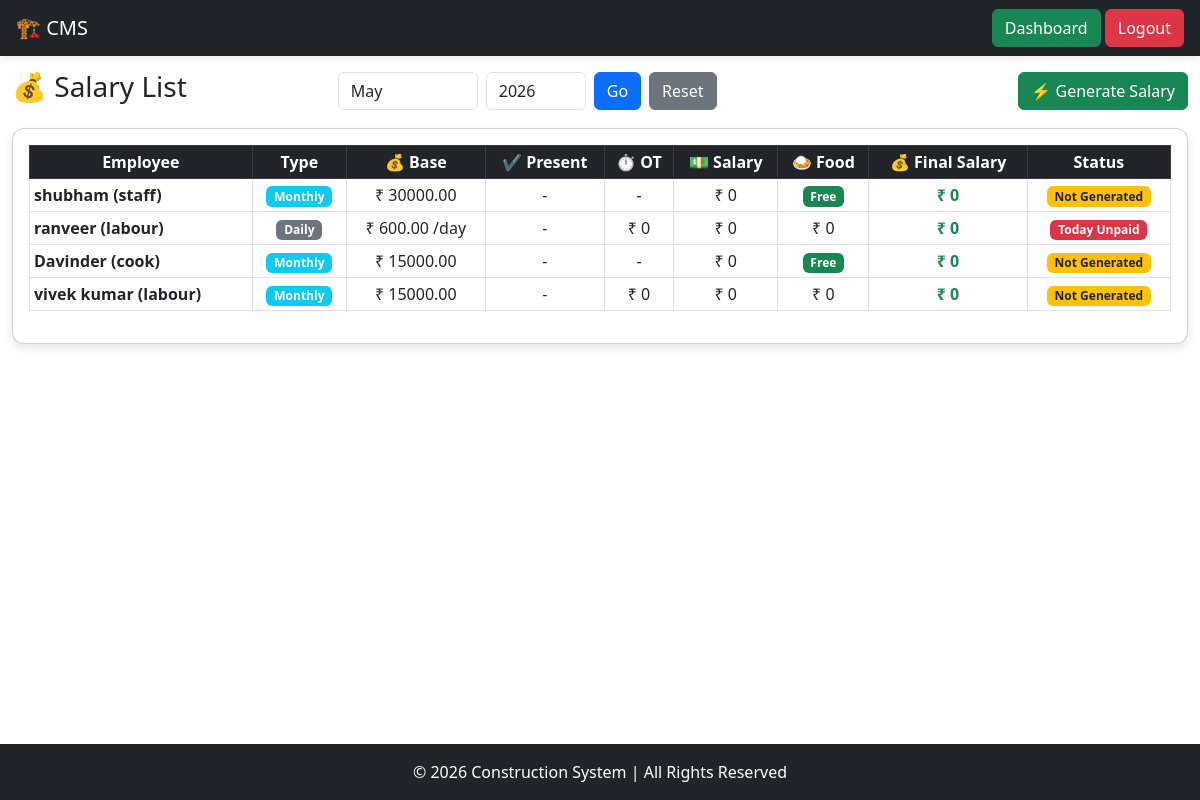
The app's page /salary/list/ (signed in) with its own data.
### mainapp/models.py (models this page shows, shortened)
class Employee(models.Model):
    EMPLOYEE_TYPE = (
        ('labour', 'Labour'),
        ('staff', 'Staff'),
        ('cook', 'Cook'),
    )
    SALARY_TYPE = (
        ('daily', 'Daily'),
        ('monthly', 'Monthly'),
    )
    name = models.CharField(max_length=255)
    phone = models.CharField(max_length=15, blank=True, null=True)
    employee_type = models.CharField(max_length=20, choices=EMPLOYEE_TYPE)
    salary_type = models.CharField(max_length=20, choices=SALARY_TYPE)
    daily_wage = models.DecimalField(max_digits=10, decimal_places=2, default=0)
    monthly_salary = models.DecimalField(max_digits=10, decimal_places=2, default=0)
    food_deduction = models.BooleanField(default=True)
    food_rate = models.DecimalField(max_digits=10, decimal_places=2, default=50)
    overtime_rate = models.DecimalField(max_digits=10, decimal_places=2, default=0)
    is_active = models.BooleanField(default=True)

### mainapp/views.py (the view)
# urls.py: path('salary/list/', salary_list, name='salary_list'),
@login_required
def salary_list(request):
    today = date.today()
    month = int(request.GET.get('month', today.month))
    year = int(request.GET.get('year', today.year))
    month_names = [
        "January", "February", "March", "April", "May", "June",
        "July", "August", "September", "October", "November", "December"
    ]
    employees = Employee.objects.filter(is_active=True)
    salary_qs = Salary.objects.filter(month=month, year=year)
    salary_dict = {s.employee_id: s for s in salary_qs}
    daily_paid_ids = set(
        DailyLabourPayment.objects.filter(date=today)
        .values_list('employee_id', flat=True)
    )
    return render(request, 'salary/salary_list.html', {
        'employees': employees,
        'salary_dict': salary_dict,
        'daily_paid_ids': daily_paid_ids,  # 👈 NEW
        'month': month,
        'year': year,
        'month_names': month_names
    })

### mainapp/templatetags/custom_tags.py (called while the page is built)
@register.filter
def get_item(dictionary, key):
    return dictionary.get(key)

### mainapp/templates/salary/salary_list.html (shortened to what this page needs)
{% extends "base.html" %}
{% load custom_tags %}
{% block body %}
<div class="main-content">
<div class="container-fluid">
    <div class="d-flex align-items-center mb-3 flex-wrap">
        <div>
            <h3>💰 Salary List</h3>
        </div>
        <div class="mx-auto d-flex gap-2">
            <form method="GET" class="d-flex gap-2">
                <select name="month" class="form-control" style="width:140px;">
                    {% for m in month_names %}
                        <option value="{{ forloop.counter }}"
                        {% if month == forloop.counter %}selected{% endif %}>
                            {{ m }}
                        </option>
                    {% endfor %}
                </select>
                <input type="number" name="year" value="{{ year }}"
                    class="form-control" style="width:100px;">
                <button class="btn btn-primary">Go</button>
            </form>
            <a href="/salary/list/" class="btn btn-secondary">
                Reset
            </a>
        </div>
        <div class="ms-auto d-flex gap-2">
            <a href="/salary/generate/?month={{ month }}&year={{ year }}"
            class="btn btn-success">
                ⚡ Generate Salary
            </a>
        </div>
    </div>
    <div class="card p-3">
        <div class="table-responsive">
            <table class="table table-bordered table-sm text-center">
                <thead class="table-dark">
                    <tr>
                        <th>Employee</th>
                        <th>Type</th>
                        <th>💰 Base</th>
                        <th>✔ Present</th>
                        <th>⏱ OT</th>
                        <th>💵 Salary</th>
                        <th>🍛 Food</th>
                        <th>💰 Final Salary</th>
                        <th>Status</th>
                    </tr>
                </thead>
                <tbody>
                    {% for emp in employees %}
                    {% with s=salary_dict|get_item:emp.id %}
                    <tr>
                        <td class="text-start fw-bold">
                            {{ emp.name }} ({{ emp.employee_type }})
                        </td>
                        <td>
                            {% if emp.salary_type == 'monthly' %}
                                <span class="badge bg-info">Monthly</span>
                            {% else %}
                                <span class="badge bg-secondary">Daily</span>
                            {% endif %}
                        </td>
                        <td>
                            {% if emp.salary_type == 'monthly' %}
                                ₹ {{ emp.monthly_salary }}
                            {% else %}
                                ₹ {{ emp.daily_wage }} /day
                            {% endif %}
                        </td>
                        <td>
                            {{ s.present_days|default:"-" }}
                        </td>
                        <td>
                            {% if emp.employee_type == 'labour' %}
                                ₹ {{ s.overtime_amount|default:0 }}
                            {% else %}
                                -
                            {% endif %}
                        </td>
                        <td>
                            ₹ {{ s.total_salary|default:0 }}
                        </td>
                        <td>
                            {% if not emp.food_deduction %}
                                <span class="badge bg-success">Free</span>
                            {% else %}
                                ₹ {{ s.food_deduction|default:0 }}
                            {% endif %}
                        </td>
                        <td class="fw-bold text-success">
                            ₹ {{ s.final_salary|default:0 }}
                        </td>
                        <td>
                            {% if emp.salary_type == 'daily' %}
                                {% if emp.id in daily_paid_ids %}
                                    <span class="badge bg-success">Today Paid</span>
                                {% else %}
                                    <span class="badge bg-danger">Today Unpaid</span>
                                {% endif %}
                            {% else %}
                                {% if s %}
                                    {% if s.is_paid %}
                                        <span class="badge bg-success">Paid</span>
                                    {% else %}
                                        <a href="{% url 'toggle_salary_status' s.id %}"
                                        class="badge bg-danger text-decoration-none">
                                            Unpaid
                                        </a>
                                    {% endif %}
                                {% else %}
                                    <span class="badge bg-warning text-dark">Not Generated</span>
                                {% endif %}
                            {% endif %}
                        </td>
                    </tr>
                    {% endwith %}
                    {% endfor %}
                </tbody>
            </table>
        </div>
    </div>
</div>
</div>
{% endblock %}

### mainapp/templates/base.html (style rules this page uses)
html, body { height: 100%; }
body { display: flex; flex-direction: column; }
.card { border-radius: 12px; box-shadow: 0 4px 10px rgba(0,0,0,0.1); transition: 0.3s; }

### mainapp/templates/salary/salary_list.html (style rules this page uses)
.table-responsive { overflow-x: auto; }
.main-content { flex: 1; padding-top: 70px; }
thead th { position: sticky; top: 0; z-index: 2; }
td:first-child, th:first-child { position: sticky; left: 0; background: white; z-index: 1; }
thead th:first-child { z-index: 3; background: #212529; color: white; }

### records on screen
Employee: name "shubham", employee_type "staff", salary_type "Monthly", monthly_salary "30000.00", present_days "-", total_salary "0", food_deduction "Free", final_salary "0"
Employee: name "ranveer", employee_type "labour", salary_type "Daily", daily_wage "600.00", present_days "-", overtime_amount "0", total_salary "0", food_deduction "0", final_salary "0"
Employee: name "Davinder", employee_type "cook", salary_type "Monthly", monthly_salary "15000.00", present_days "-", total_salary "0", food_deduction "Free", final_salary "0"
Employee: name "vivek kumar", employee_type "labour", salary_type "Monthly", monthly_salary "15000.00", present_days "-", overtime_amount "0", total_salary "0", food_deduction "0", final_salary "0"

### other values on screen
form field month "May"
